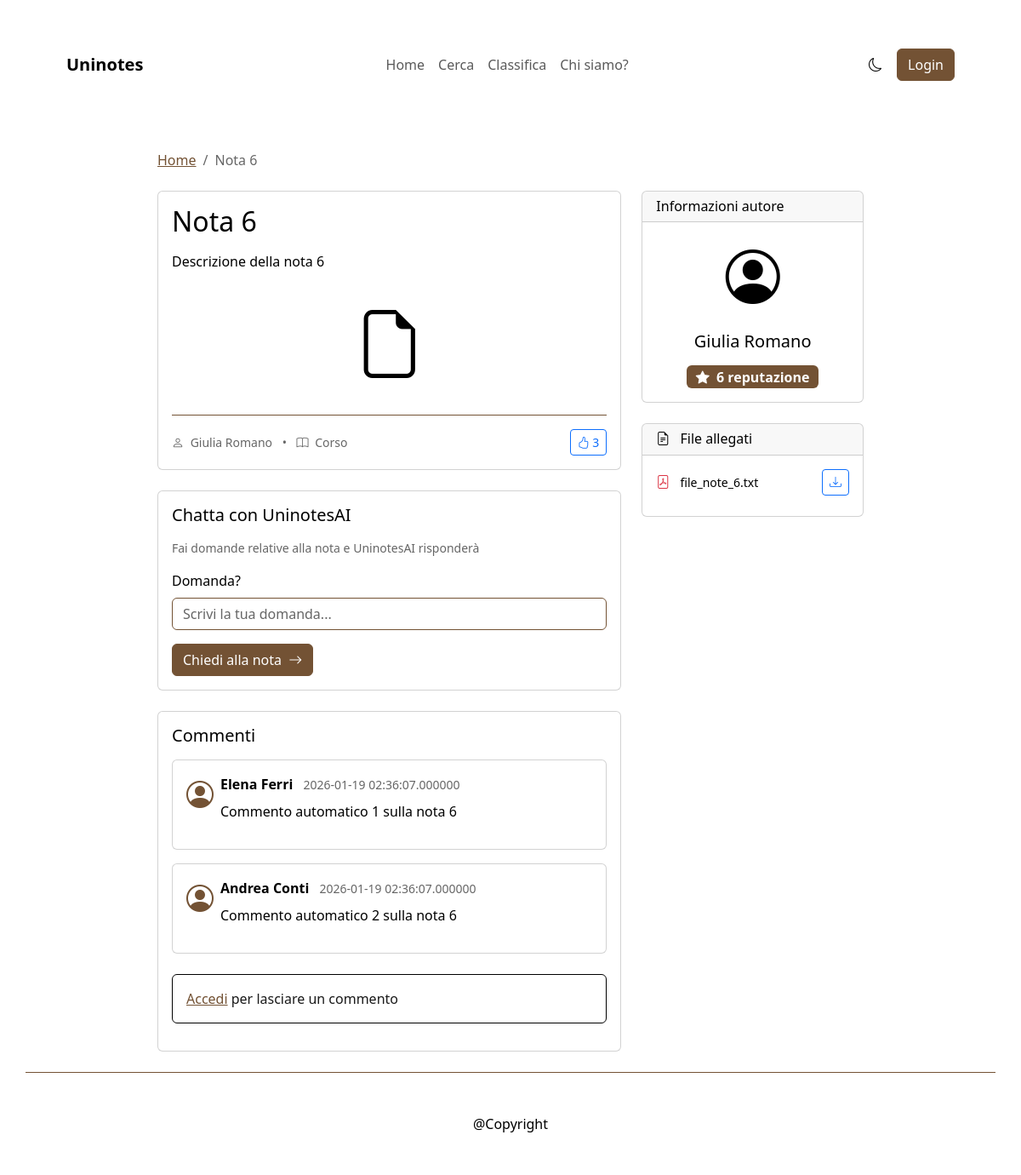
Screenshot of /note/6 with the database file from the repository.
### tables this page shows
CREATE TABLE `NOTE` (
  `id` BIGINT UNSIGNED NOT NULL AUTO_INCREMENT PRIMARY KEY,
  `student_id` BIGINT UNSIGNED NOT NULL,
  `title` VARCHAR(255) NOT NULL,
  `description` VARCHAR(250) DEFAULT NULL,
  `note_type` VARCHAR(100) DEFAULT NULL,
  `format` VARCHAR(50) DEFAULT NULL,
  `university` VARCHAR(191) DEFAULT NULL,
  `visibility` ENUM('public','course','private') NOT NULL DEFAULT 'public',
  `created_at` DATETIME(6) NOT NULL DEFAULT CURRENT_TIMESTAMP(6),
  `updated_at` DATETIME(6) NULL DEFAULT NULL ON UPDATE CURRENT_TIMESTAMP(6),
  `deleted_at` DATETIME(6) DEFAULT NULL,
  INDEX (`student_id`),
  INDEX (`created_at`),
  CONSTRAINT `fk_note_student` FOREIGN KEY (`student_id`) REFERENCES `USER` (`id`) ON DELETE CASCADE ON UPDATE CASCADE
);

CREATE TABLE `USER` (
  `id` BIGINT UNSIGNED NOT NULL AUTO_INCREMENT PRIMARY KEY,
  `name` VARCHAR(191) NOT NULL,
  `email` VARCHAR(191) NOT NULL UNIQUE,
  `password_hash` VARCHAR(255) NOT NULL,
  `university` VARCHAR(191) DEFAULT NULL,
  `role` ENUM('student','admin') NOT NULL DEFAULT 'student',
  `created_at` DATETIME(6) NOT NULL DEFAULT CURRENT_TIMESTAMP(6)
);

CREATE TABLE `COMMENT` (
  `id` BIGINT UNSIGNED NOT NULL AUTO_INCREMENT PRIMARY KEY,
  `note_id` BIGINT UNSIGNED NOT NULL,
  `student_id` BIGINT UNSIGNED NOT NULL,
  `content` TEXT NOT NULL,
  `created_at` DATETIME(6) NOT NULL DEFAULT CURRENT_TIMESTAMP(6),
  `parent_comment_id` BIGINT UNSIGNED DEFAULT NULL,
  INDEX (`note_id`),
  INDEX (`student_id`),
  INDEX (`parent_comment_id`),
  CONSTRAINT `fk_comment_note` FOREIGN KEY (`note_id`) REFERENCES `NOTE` (`id`) ON DELETE CASCADE ON UPDATE CASCADE,
  CONSTRAINT `fk_comment_user` FOREIGN KEY (`student_id`) REFERENCES `USER` (`id`) ON DELETE CASCADE ON UPDATE CASCADE,
  CONSTRAINT `fk_comment_parent` FOREIGN KEY (`parent_comment_id`) REFERENCES `COMMENT` (`id`) ON DELETE SET NULL ON UPDATE CASCADE
);

CREATE TABLE `FILE` (
  `id` BIGINT UNSIGNED NOT NULL AUTO_INCREMENT PRIMARY KEY,
  `note_id` BIGINT UNSIGNED NOT NULL,
  `filename` VARCHAR(255) NOT NULL,
  `filepath` VARCHAR(1024) NOT NULL,
  `mime_type` VARCHAR(191) DEFAULT NULL,
  `size` BIGINT UNSIGNED DEFAULT NULL,
  `hash` VARCHAR(128) DEFAULT NULL,
  `uploaded_at` DATETIME(6) NOT NULL DEFAULT CURRENT_TIMESTAMP(6),
  `updated_at` DATETIME(6) NULL DEFAULT NULL ON UPDATE CURRENT_TIMESTAMP(6),
  INDEX (`note_id`),
  CONSTRAINT `fk_file_note` FOREIGN KEY (`note_id`) REFERENCES `NOTE` (`id`) ON DELETE CASCADE ON UPDATE CASCADE
);

### App/View/Pages/noteDetail.php (the view, shortened to what the rows shown need)
<?php
$note = $note ?? [];
$isLoggedIn = $isLoggedIn ?? false;
?>
<div class="container-fluid px-3 px-md-4 px-lg-5 py-4">
    <nav aria-label="breadcrumb" class="mb-4">
        <ol class="breadcrumb">
            <li class="breadcrumb-item"><a href="/">Home</a></li>
            <li class="breadcrumb-item active" aria-current="page"><?= htmlspecialchars($note['title'] ?? 'Nota') ?>
            </li>
        </ol>
    </nav>
    <div class="row g-4">
        <div class="col-lg-8">
            <div class="card mb-4">
                <div class="card-body">
                    <h1 class="h2 mb-3"><?= htmlspecialchars($note['title'] ?? 'Titolo Nota') ?></h1>
                    <p class="card-text"><?= htmlspecialchars($note['description'] ?? 'Descrizione nota') ?></p>
                    <div class="text-center my-4">
                        <i class="bi bi-file-earmark" style="font-size: 5rem; color: var(--bs-secondary);"></i>
                    </div>
                    <div class="d-flex justify-content-between align-items-center pt-3 border-top">
                        <div class="text-muted small">
                            <i class="bi bi-person me-1"></i>
                            <span><?= htmlspecialchars($note['author']['name'] ?? 'Autore') ?></span>
                            <span class="mx-2">•</span>
                            <i class="bi bi-book me-1"></i>
                            <span><?= htmlspecialchars($note['course'] ?? 'Corso') ?></span>
                        </div>
                        <form action="/note/<?= $note['id'] ?>/like" method="POST" class="d-inline">
                            <button type="submit"
                                class="btn btn-sm <?= $note['user_has_liked'] ?? false ? 'btn-primary' : 'btn-outline-primary' ?>">
                                <i class="bi bi-hand-thumbs-up"></i>
                                <?= $note['likes_count'] ?? 0 ?>
                            </button>
                        </form>
                    </div>
                </div>
            </div>
            <?php if (!empty($note['files'])): ?>
                <div class="card mb-4">
                    <div class="card-body">
                        <h5 class="card-title mb-3">Chatta con UninotesAI</h5>
                        <p class="text-muted small mb-3">Fai domande relative alla nota e UninotesAI risponderà</p>
                        <form action="/note/<?= $note['id'] ?>/chat" method="POST">
                            <div class="mb-3">
                                <label for="chatQuestion" class="form-label">Domanda?</label>
                                <input type="text" class="form-control" id="chatQuestion" name="question"
                                    placeholder="Scrivi la tua domanda...">
                            </div>
                            <button type="submit" class="btn btn-primary">
                                Chiedi alla nota
                                <i class="bi bi-arrow-right ms-1"></i>
                            </button>
                        </form>
                    </div>
                </div>
            <?php endif; ?>
            <div class="card">
                <div class="card-body">
                    <h5 class="card-title mb-3">Commenti</h5>
                    <?php if (empty($note['comments'])): ?>
                        <p class="text-muted">Nessun commento ancora. Sii il primo a commentare!</p>
                    <?php else: ?>
                        <div class="comments-list">
                            <?php foreach ($note['comments'] ?? [] as $index => $comment): ?>
                                <div class="card mb-3">
                                    <div class="card-body">
                                        <div class="d-flex align-items-start mb-2">
                                            <i class="bi bi-person-circle me-2"
                                                style="font-size: 2rem; color: var(--bs-primary);"></i>
                                            <div class="flex-grow-1">
                                                <div class="d-flex justify-content-between align-items-start">
                                                    <div>
                                                        <strong><?= htmlspecialchars($comment['author']) ?></strong>
                                                        <small class="text-muted ms-2"><?= htmlspecialchars($comment['created_at']) ?></small>
                                                    </div>
                                                </div>
                                                <p class="mb-2 mt-2"><?= htmlspecialchars($comment['content']) ?></p>
                                            </div>
                                        </div>
                                    </div>
                                </div>
                            <?php endforeach; ?>
                        </div>
                    <?php endif; ?>
                    <?php if ($isLoggedIn): ?>
                        <form action="/note/<?= $note['id'] ?>/comment" method="POST" class="mt-4">
                            <div class="mb-3">
                                <label for="commentContent" class="form-label">Aggiungi un commento</label>
                                <textarea class="form-control" id="commentContent" name="content" rows="3"
                                    placeholder="Scrivi un commento..." required></textarea>
                            </div>
                            <button type="submit" class="btn btn-primary">
                                <i class="bi bi-send me-1"></i>
                                Invia commento
                            </button>
                        </form>
                    <?php else: ?>
                        <div class="alert alert-info mt-4">
                            <a href="/login">Accedi</a> per lasciare un commento
                        </div>
                    <?php endif; ?>
                </div>
            </div>
        </div>
        <div class="col-lg-4">
            <div class="card mb-4">
                <div class="card-header">
                    <h6 class="mb-0">Informazioni autore</h6>
                </div>
                <div class="card-body text-center">
                    <div class="mb-3">
                        <i class="bi bi-person-circle" style="font-size: 4rem;"></i>
                    </div>
                    <h5><?= htmlspecialchars($note['author']['name'] ?? 'Autore') ?></h5>
                    <div class="mt-3">
                        <span class="badge bg-primary fs-6">
                            <i class="bi bi-star-fill me-1"></i>
                            <?= $note['author']['reputation'] ?? 0 ?> reputazione
                        </span>
                    </div>
                </div>
            </div>
            <?php if (!empty($note['files'])): ?>
                <div class="card mb-4">
                    <div class="card-header">
                        <h6 class="mb-0">
                            <i class="bi bi-file-earmark-text me-2"></i>
                            File allegati
                        </h6>
                    </div>
                    <div class="card-body">
                        <?php foreach ($note['files'] ?? [] as $file): ?>
                            <div class="d-flex justify-content-between align-items-center mb-2">
                                <div>
                                    <i class="bi bi-file-pdf text-danger me-2"></i>
                                    <small><?= htmlspecialchars($file['filename']) ?></small>
                                </div>
                                <a href="/file/<?= $file['id'] ?>/download" class="btn btn-sm btn-outline-primary">
                                    <i class="bi bi-download"></i>
                                </a>
                            </div>
                        <?php endforeach; ?>
                    </div>
                </div>
            <?php endif; ?>
        </div>
    </div>
</div>

### Core/Routing/Router.php (shortened to what the rows shown need)
<?php
class Router
{
    private array $routes = [];
    public function add(string $method, string $url, $handler) : void{
        $this->routes[] = compact('method', 'url', 'handler');
    }
    public function resolve() : mixed{
        $method = $_SERVER['REQUEST_METHOD'];
        $path = parse_url($_SERVER['REQUEST_URI'], PHP_URL_PATH);
        foreach ($this->routes as $route) {
            [$routeMethod, $url, $handler] = [$route['method'], $route['url'], $route['handler']];
            if ($routeMethod !== $method) continue;
            $pattern = preg_replace('#\{[^\}]+\}#', '([^/]+)', $url);
            $regex = "#^" . $pattern . "$#";
            if (preg_match($regex, $path, $matches)) {
                array_shift($matches);
                if (is_string($handler) && str_contains($handler, '@')) {
                    [$controller, $method] = explode('@', $handler);
                    $obj = new $controllerClass;
                    return call_user_func_array([$obj, $method], $matches);
                }
                throw new Exception("Handler non valido");
            }
        }
        return false;
    }
}

### rows the page displays
note: title "Nota 6", description "Descrizione della nota 6"
user: name "Giulia Romano", id "6"
comment: student.name "Elena Ferri", created_at "2026-01-19 02:36:07.000000", content "Commento automatico 1 sulla nota 6"
comment: student.name "Andrea Conti", created_at "2026-01-19 02:36:07.000000", content "Commento automatico 2 sulla nota 6"
file: filename "file_note_6.txt"

### other values shown
$note['course'] "Corso"
$note['likes_count'] "3"
